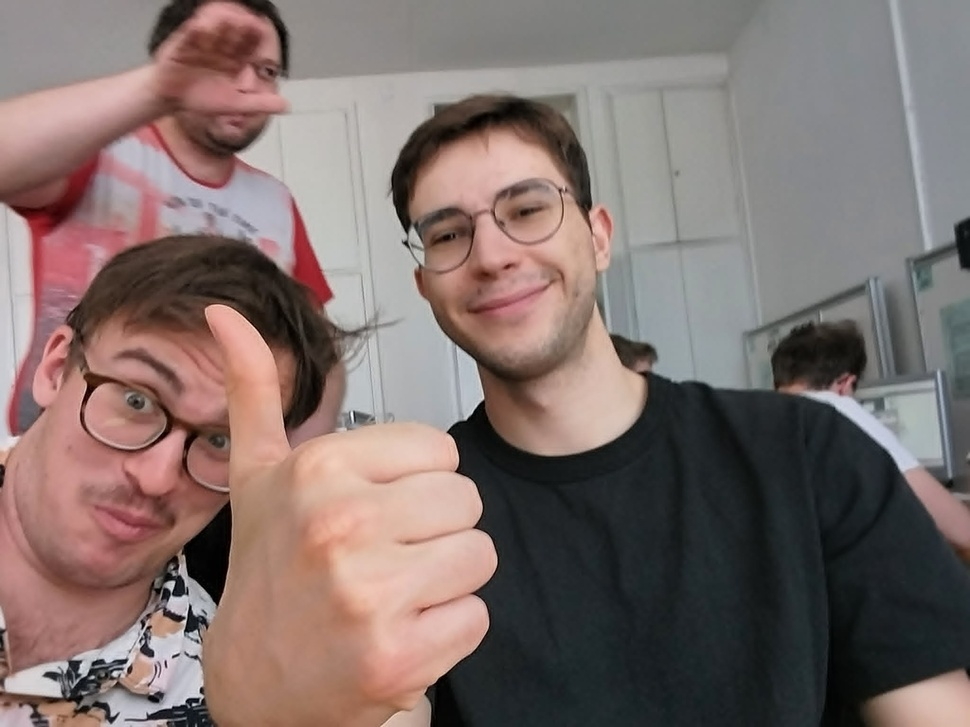
#> input picture OPENCV_DATA/01/TEST.jpg, 970 x 727 px, shrunk from 2048 x 1536 before the run
$ python 04_filters.py   (older library calls are emulated)
#> lines starting #> are read from the running program, lines starting #| are printed output that depends on the picture; after the words box and inside, x2 and y2 are one past the last pixel; in counts of white or black regions, pixels touching at a corner belong together
import cv2
import sys
import numpy as np

# 1. INTELIGENTNE WCZYTYWANIE ŚCIEŻKI
if len(sys.argv) > 1:
    img_path = sys.argv[1]
else:
    img_path = "OPENCV_DATA/01/TEST.jpg"

# cv2.imread(filename)
# filename: Ścieżka do pliku na dysku.
img = cv2.imread(img_path)
#> img is the input picture: shape (727, 970, 3); mean B, G, R 108, 111.5, 127.5

if img is None:
    print(f"Błąd: Nie znaleziono pliku: {img_path}")
    sys.exit()


gray_img = cv2.cvtColor(img, cv2.COLOR_BGR2GRAY)


# progowanie


retval, dst = cv2.threshold(gray_img, 120, 255, cv2.THRESH_BINARY)
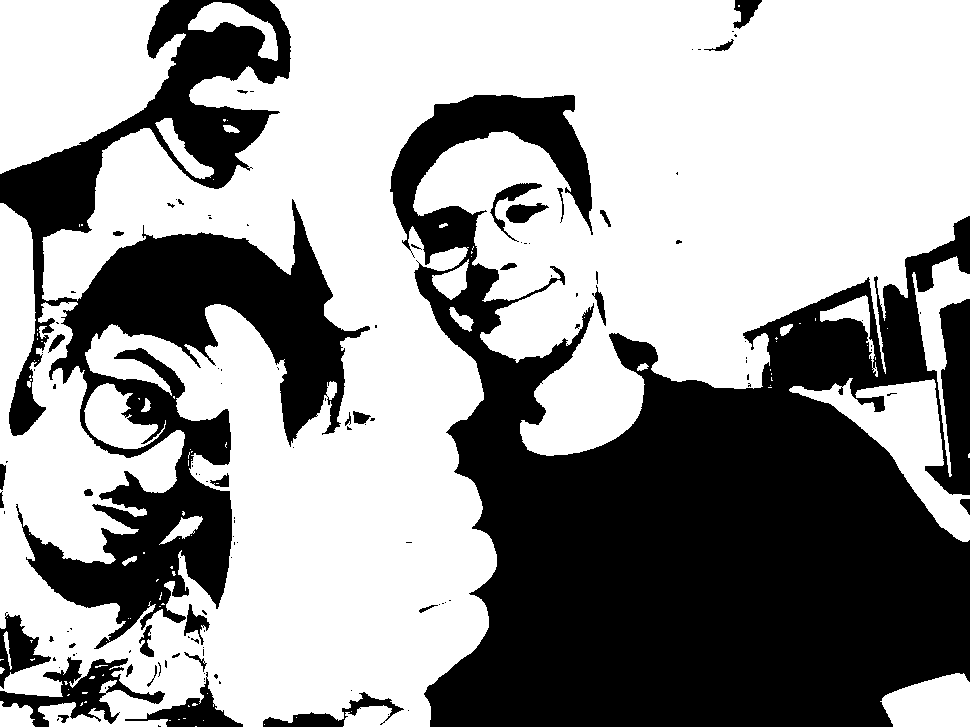
#> dst: shape (727, 970); 60.3% white; 125 black regions (90 under 20 px), largest, box (x1, y1, x2, y2) and area: (390, 95, 970, 727) 190265, (0, 0, 370, 649) 76549, (0, 657, 165, 727) 3670
# src: Input grayscale image (must be single-channel).
# dst: Output image after thresholding (same size and type as input).
# thresh: Threshold value to compare each pixel against.
# maxval: Value assigned to pixels that meet the threshold condition (varies by type).
# type: Thresholding type.
# --- 2. FILTROWANIE ---

# ksize: Rozmiar jądra/maski (szerokość, wysokość). Muszą to być liczby nieparzyste i dodatnie (np. (3,3), (5,5), (9,9)). Im większe, tym silniejsze rozmycie.
# sigmaX: Odchylenie standardowe w osi X. Wpisanie 0 sprawia, że OpenCV wyliczy to sobie samo na podstawie ksize.
low_pass = cv2.GaussianBlur(gray_img, (5, 5), 0)


# ddepth: Głębia wyjściowa obrazu. Używamy cv2.CV_64F (64-bitowe zmiennoprzecinkowe),
#         ponieważ przejścia z jasnego w ciemne mogą dać wartości ujemne (zwykłe 0-255 by je ucięło).
laplacian = cv2.Laplacian(gray_img, cv2.CV_64F)

# cv2.convertScaleAbs(src)
# src: Obraz źródłowy. Wyciąga wartość bezwzględną (usuwa minusy) i konwertuje z powrotem do standardowego formatu 8-bitowego (0-255).
high_pass = cv2.convertScaleAbs(laplacian)

# C) Filtr Sobela (Krawędzie kierunkowe)
# cv2.Sobel(src, ddepth, dx, dy, ksize)
# src: Obraz źródłowy.
# ddepth: Głębia wyjściowa obrazu (podobnie jak w Laplace, używamy cv2.CV_64F żeby nie zgubić danych).
# dx: Rząd pochodnej w osi X (1 = szukaj pionowych krawędzi, 0 = ignoruj).
# dy: Rząd pochodnej w osi Y (1 = szukaj poziomych krawędzi, 0 = ignoruj).
# ksize: Rozmiar maski analizującej (np. 3, 5, 7).
sobel_x = cv2.Sobel(gray_img, cv2.CV_64F, 1, 0, ksize=3)
sobel_y = cv2.Sobel(gray_img, cv2.CV_64F, 0, 1, ksize=3)
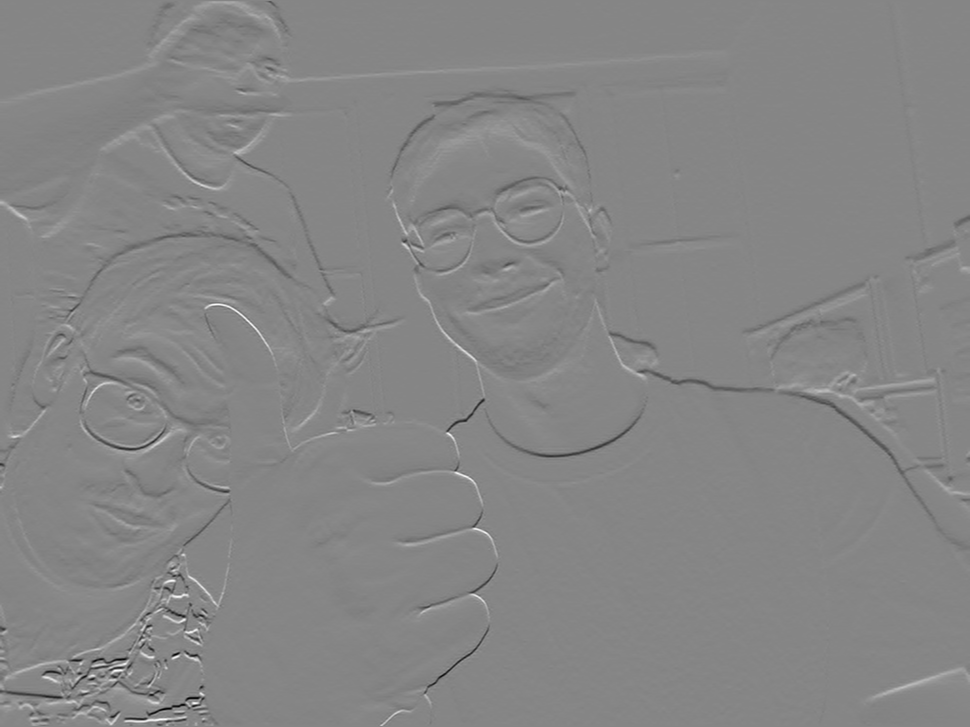
#> sobel_y: shape (727, 970) float64; min -731, max 661, mean -0.4; drawn with min black and max white

# cv2.bitwise_or(src1, src2)
# Logiczne nakładanie na siebie obrazów. Łączy wykryte krawędzie pionowe (sobel_x) i poziome (sobel_y) w jeden spójny obraz.
sobel = cv2.bitwise_or(cv2.convertScaleAbs(sobel_x), cv2.convertScaleAbs(sobel_y))

# D) Detekcja Krawędzi Canny
# cv2.Canny(image, threshold1, threshold2)
# image: Obraz źródłowy.
# threshold1: Próg dolny (tu: 100). Piksele o intensywności poniżej tej wartości na pewno NIE są krawędzią (są odrzucane).
# threshold2: Próg górny (tu: 200). Piksele o intensywności powyżej tej wartości na pewno SĄ krawędzią.
# (Wszystko pomiędzy 100 a 200 jest uznawane za krawędź TYLKO, jeśli dotyka piksela powyżej progu 200).
canny = cv2.Canny(gray_img, 100, 200)
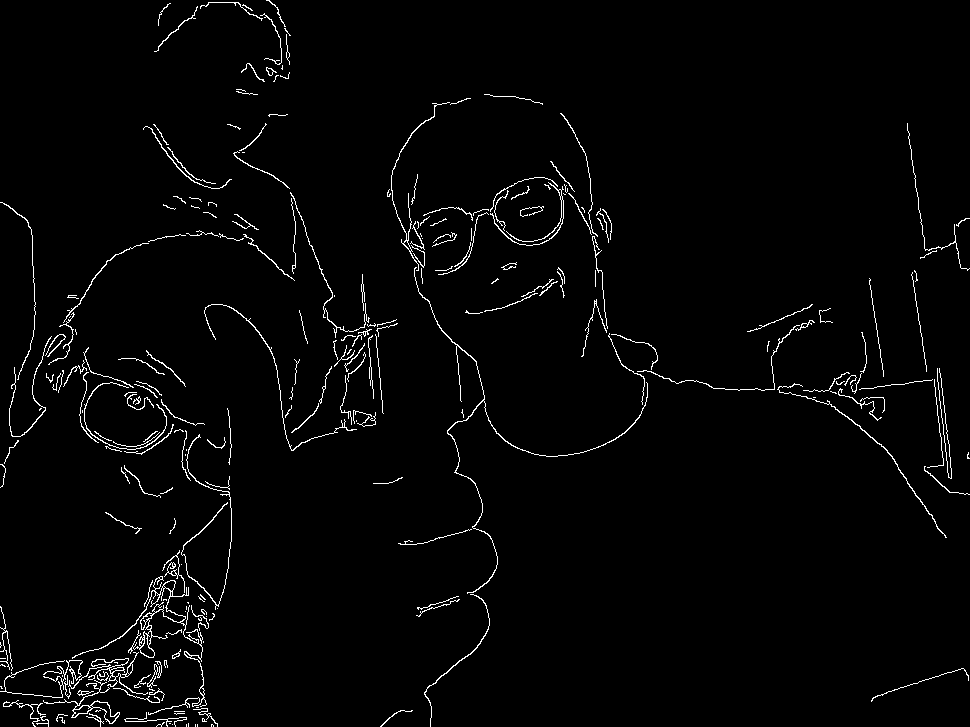
#> canny: shape (727, 970); 2.2% white in thin lines or dots

# E) Operacje Morfologiczne (Minimalny / Maksymalny)
# np.ones(shape, dtype)
# Tworzy sztuczną matrycę z samych jedynek.
# shape: Wymiary (5, 5).
# dtype: Typ danych, np.uint8 to standardowe wartości pikseli od 0 do 255.
kernel = np.ones((5, 5), np.uint8)

# cv2.erode(src, kernel, iterations)  <- FILTR MINIMALNY
# cv2.dilate(src, kernel, iterations) <- FILTR MAKSYMALNY
# src: Obraz źródłowy.
# kernel: Matryca (maska), która decyduje, z jak dużego obszaru wyciągamy minimum/maksimum (tu nasza matryca 5x5 z jedynek).
# iterations: Ile razy pod rząd chcemy nałożyć ten efekt na zdjęcie (1 to standard).
filter_min = cv2.erode(gray_img, kernel, iterations=1)
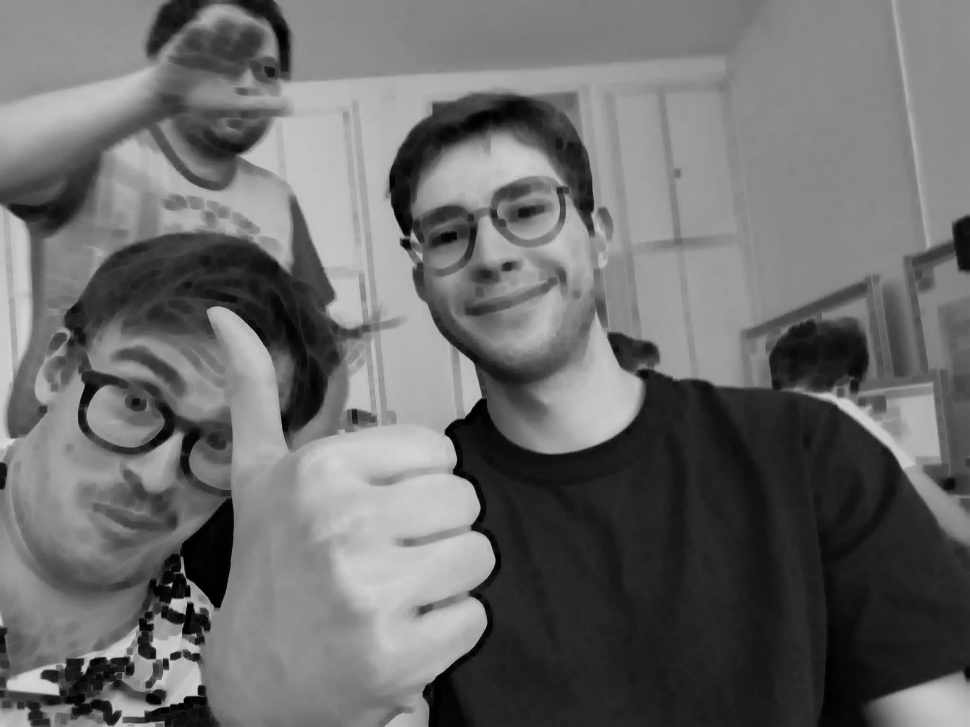
#> filter_min: shape (727, 970); min 0, max 216, mean 107.4
filter_max = cv2.dilate(gray_img, kernel, iterations=1)
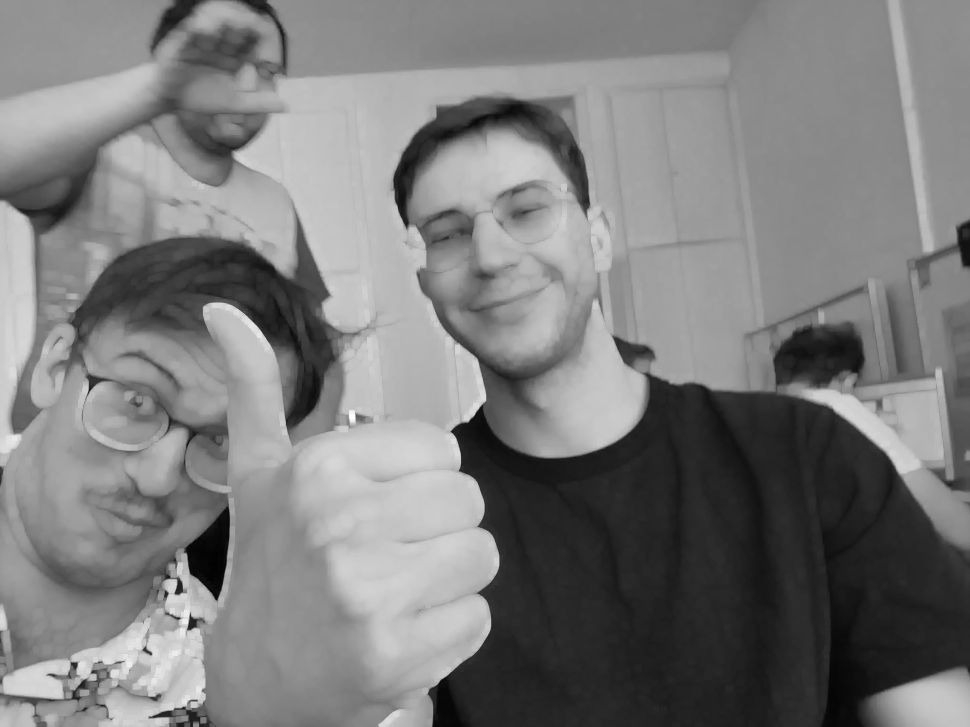
#> filter_max: shape (727, 970); min 2, max 253, mean 123.8

# --- 3. WYŚWIETLANIE WYNIKÓW NA ŻYWO ---
# cv2.imshow(winname, mat)
# winname: Tekst, który wyświetli się na pasku tytułowym okienka.
# mat: Zmienna z obrazem (macierz), którą chcemy wyświetlić.
cv2.imshow("1. Oryginal (Szary)", gray_img)
cv2.imshow("2. Low-Pass (Gauss)", low_pass)
cv2.imshow("3. High-Pass (Laplace)", high_pass)
cv2.imshow("Sobel X", cv2.convertScaleAbs(sobel_x))
cv2.imshow("Sobel Y", cv2.convertScaleAbs(sobel_y))
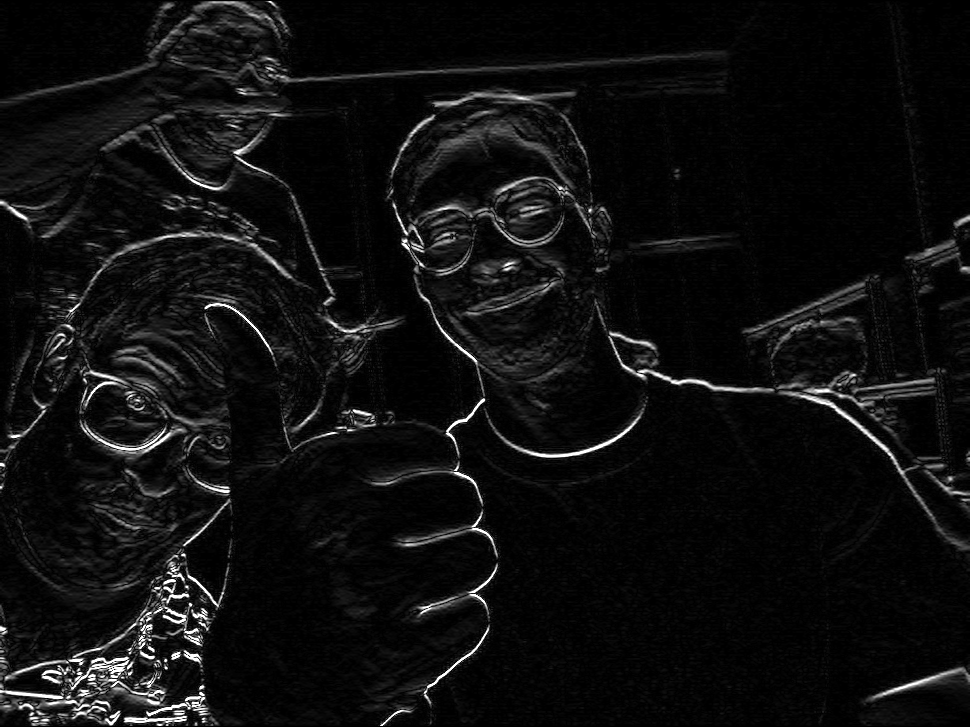
#> window 'Sobel Y': shape (727, 970); min 0, max 255, mean 15.2
cv2.imshow("4. Sobel", sobel)
cv2.imshow("5. Canny", canny)
cv2.imshow("6. Minimalny (Erozja)", filter_min)
cv2.imshow("7. Maksymalny (Dylatacja)", filter_max)


# cv2.waitKey(delay)
# delay: Czas czekania w milisekundach. Wartość 0 oznacza "zamroź program i czekaj w nieskończoność na dowolny klawisz".
cv2.waitKey(0)

# cv2.destroyAllWindows()
# Brak parametrów. Funkcja sprząta RAM i zamyka wszystkie okna stworzone przez cv2.imshow.
cv2.destroyAllWindows()
